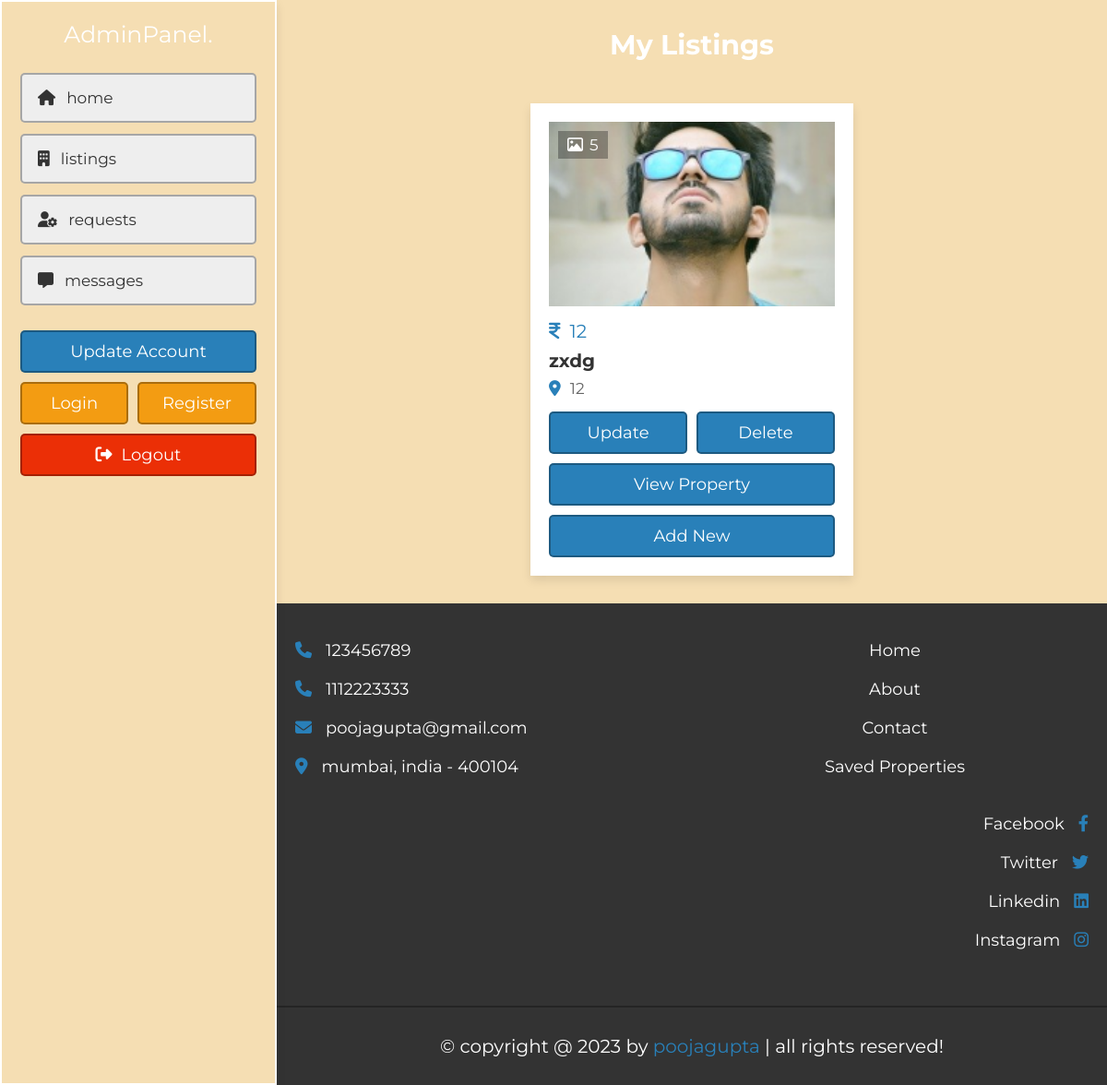
Page /admin/my_listings.php (signed in) on the committed database.
### tables this page shows
CREATE TABLE `property` (
  `id` int(20) NOT NULL,
  `user_id` varchar(20) NOT NULL,
  `property_name` varchar(50) NOT NULL,
  `address` varchar(100) NOT NULL,
  `price` varchar(10) NOT NULL,
  `type` varchar(10) NOT NULL,
  `offer` varchar(10) NOT NULL,
  `status` varchar(50) NOT NULL,
  `furnished` varchar(50) NOT NULL,
  `bhk` varchar(10) NOT NULL,
  `deposite` varchar(10) NOT NULL,
  `bedroom` varchar(10) NOT NULL,
  `bathroom` varchar(10) NOT NULL,
  `balcony` varchar(10) NOT NULL,
  `carpet` varchar(10) NOT NULL,
  `age` varchar(2) NOT NULL,
  `total_floors` varchar(2) NOT NULL,
  `room_floor` varchar(2) NOT NULL,
  `loan` varchar(50) NOT NULL,
  `lift` varchar(3) NOT NULL,
  `security_guard` varchar(3) NOT NULL DEFAULT 'no',
  `play_ground` varchar(3) DEFAULT 'no',
  `garden` varchar(3) NOT NULL DEFAULT 'no',
  `water_supply` varchar(3) NOT NULL DEFAULT 'no',
  `power_backup` varchar(3) NOT NULL DEFAULT 'no',
  `parking_area` varchar(3) NOT NULL DEFAULT 'no',
  `gym` varchar(3) NOT NULL DEFAULT 'no',
  `shopping_mall` varchar(3) DEFAULT 'no',
  `hospital` varchar(3) NOT NULL DEFAULT 'no',
  `school` varchar(3) NOT NULL DEFAULT 'no',
  `market_area` varchar(3) NOT NULL DEFAULT 'no',
  `image_01` varchar(50) NOT NULL,
  `image_02` varchar(50) NOT NULL,
  `image_03` varchar(50) NOT NULL,
  `image_04` varchar(50) NOT NULL,
  `image_05` varchar(50) NOT NULL,
  `description` varchar(1000) NOT NULL,
  `date` date NOT NULL DEFAULT current_timestamp()
);

### admin/my_listings.php (the view, shortened to what this page needs)
<?php
include '../components/connect.php';
if(isset($_COOKIE['admin_id'])){
   $user_id = $_COOKIE['admin_id'];
}else{
   $user_id = '';
   header('location:login.php');
}
?>
<!DOCTYPE html>
<html lang="en">
<head>
   <link rel="stylesheet" href="https://cdnjs.cloudflare.com/ajax/libs/font-awesome/6.2.0/css/all.min.css">
   <link rel="stylesheet" href="../css/style.css">
</head>
<body>
<?php @include '../components/admin_header.php'; ?>
<section class="my-listings">
   <h1 class="heading">my listings</h1>
   <div class="box-container">
   <?php
      $select_properties = $conn->prepare("SELECT * FROM `property` WHERE user_id = ? ORDER BY date DESC");
      $select_properties->execute([$user_id]);
      if($select_properties->rowCount() > 0){
         while($fetch_property = $select_properties->fetch(PDO::FETCH_ASSOC)){
         $property_id = $fetch_property['id'];
         if(!empty($fetch_property['image_02'])){
            $image_coutn_02 = 1;
         }else{
            $image_coutn_02 = 0;
         }
         if(!empty($fetch_property['image_03'])){
            $image_coutn_03 = 1;
         }else{
            $image_coutn_03 = 0;
         }
         if(!empty($fetch_property['image_04'])){
            $image_coutn_04 = 1;
         }else{
            $image_coutn_04 = 0;
         }
         if(!empty($fetch_property['image_05'])){
            $image_coutn_05 = 1;
         }else{
            $image_coutn_05 = 0;
         }
         $total_images = (1 + $image_coutn_02 + $image_coutn_03 + $image_coutn_04 + $image_coutn_05);
   ?>
   <form accept="" method="POST" class="box">
      <div class="thumb">
         <p><i class="far fa-image"></i><span><?= $total_images; ?></span></p>
         <img src="../uploaded_files/<?= $fetch_property['image_01']; ?>" alt="">
      </div>
      <div class="price"><i class="fas fa-indian-rupee-sign"></i><span><?= $fetch_property['price']; ?></span></div>
      <h3 class="name"><?= $fetch_property['property_name']; ?></h3>
      <p class="location"><i class="fas fa-map-marker-alt"></i><span><?= $fetch_property['address']; ?></span></p>
      <div class="flex-btn">
         <a href="update_property.php?get_id=<?php echo $property_id; ?>" class="btn">update</a>
         <input type="submit" name="delete" value="delete" class="btn" onclick="return confirm('delete this listing?');">
      </div>
      <a href="view_property.php?get_id=<?= $property_id; ?>" class="btn">view property</a>
      <a href="post_property.php" class="btn">Add New</a>
   </form>
   <?php
         }
      }else{
         echo '<p class="empty">no properties added yet! <a href="post_property.php" style="margin-top:1.5rem;" class="btn">add new</a></p>';
      }
      ?>
   </div>
</section>
<?php @include 'components/footer.php'; ?>
</body>
</html>

### css/style.css (style rules this page uses)
:root { --main-color: #da2c32; --light-color: #666; --light-bg: #eee; --white: #fff; --black: #303030; --border: 0.1rem solid var(--light-color); --box-shodow: 0 0.5rem 1rem rgba(0, 0, 0, 0.1); }
* { font-family: "Montserrat", sans-serif; margin: 0; padding: 0; box-sizing: border-box; outline: none; border: none; text-decoration: none; }
html { font-size: 62.5%; overflow-x: hidden; scroll-behavior: smooth; scroll-padding-top: 10rem; }
body { background-color: wheat; }
h1,p { color: #303030; }
section { padding: 3rem 2rem; max-width: 1200px; margin: 0 auto; }
.heading { text-align: center; padding-bottom: 2.5rem; font-size: 3rem; color: white; text-transform: capitalize; }
.btn, .inline-btn { margin-top: 1rem; padding: 1rem 3rem; background-color: var(--main-color); color: var(--white); cursor: pointer; text-align: center; font-size: 1.8rem; text-transform: capitalize; }
.btn { display: block; width: 100%; border-radius: 10px; }
.flex-btn { display: flex; gap: 1rem; justify-content: space-between; align-items: flex-end; }
.my-listings .box-container { display: grid; grid-template-columns: repeat(auto-fit, 35rem); gap: 2rem; justify-content: center; align-items: flex-start; }
.my-listings .box-container .box { background-color: var(--white); box-shadow: var(--box-shodow); padding: 2rem; overflow-x: hidden; }
.my-listings .box-container .box .thumb { position: relative; height: 20rem; margin-bottom: 1.5rem; }
.my-listings .box-container .box .thumb img { height: 100%; width: 100%; object-fit: cover; }
.my-listings .box-container .box .thumb p { position: absolute; top: 1rem; left: 1rem; background-color: rgba(0, 0, 0, 0.3); color: var(--white); padding: 0.5rem 1rem; font-size: 1.7rem; }
.my-listings .box-container .box .thumb p i { margin-right: 0.7rem; }
.my-listings .box-container .box .price { font-size: 2rem; color: var(--main-color); }
.my-listings .box-container .box .price i { margin-right: 1rem; }
.my-listings .box-container .box .name { font-size: 2rem; color: var(--black); line-height: 1.5; padding: 0.5rem 0; text-overflow: ellipsis; }
.my-listings .box-container .box .location { padding-bottom: 0.5rem; font-size: 1.7rem; color: var(--light-color); }
.my-listings .box-container .box .location i { margin-right: 1rem; color: var(--main-color); }

### css/admin_style.css (style rules this page uses)
:root { --main-color:#2980b9; --orange:#f39c12; --red:#eb2f06; --light-color:#666; --light-bg:#eee; --white:#fff; --black:#333; --box-shadow:0 .5rem 1rem rgba(0,0,0,0.1); --border:.2rem solid rgba(0,0,0,.3); }
* { font-family: 'Montserrat', sans-serif; margin: 0; padding: 0; box-sizing: border-box; outline: none; border: none; text-decoration: none; }
html { font-size: 62.5%; overflow-x: hidden; scroll-behavior: smooth; scroll-padding-top: 5rem; }
body { background-color: wheat; padding-left: 30rem; }
section { padding: 3rem 2rem; max-width: 1200px; margin: 0 auto; }
.heading { margin-bottom: 2rem; text-align: center; text-transform: capitalize; color: white; font-size: 3rem; }
.flex-btn { display: flex; column-gap: 1rem; justify-content: space-between; align-items: flex-end; }
.inline-btn, .inline-option-btn, .inline-delete-btn, .btn, .delete-btn, .option-btn { cursor: pointer; padding: 1rem 2.5rem; font-size: 1.8rem; color: var(--white); text-align: center; text-transform: capitalize; margin-top: 1rem; border-radius: .5rem; border: var(--border); }
.btn, .delete-btn, .option-btn { display: block; width: 100%; }
.btn { background-color: var(--main-color); }

### rows in the picture
property: total_images "5", image_01 (picture), price "12", property_name "zxdg", address "12"
